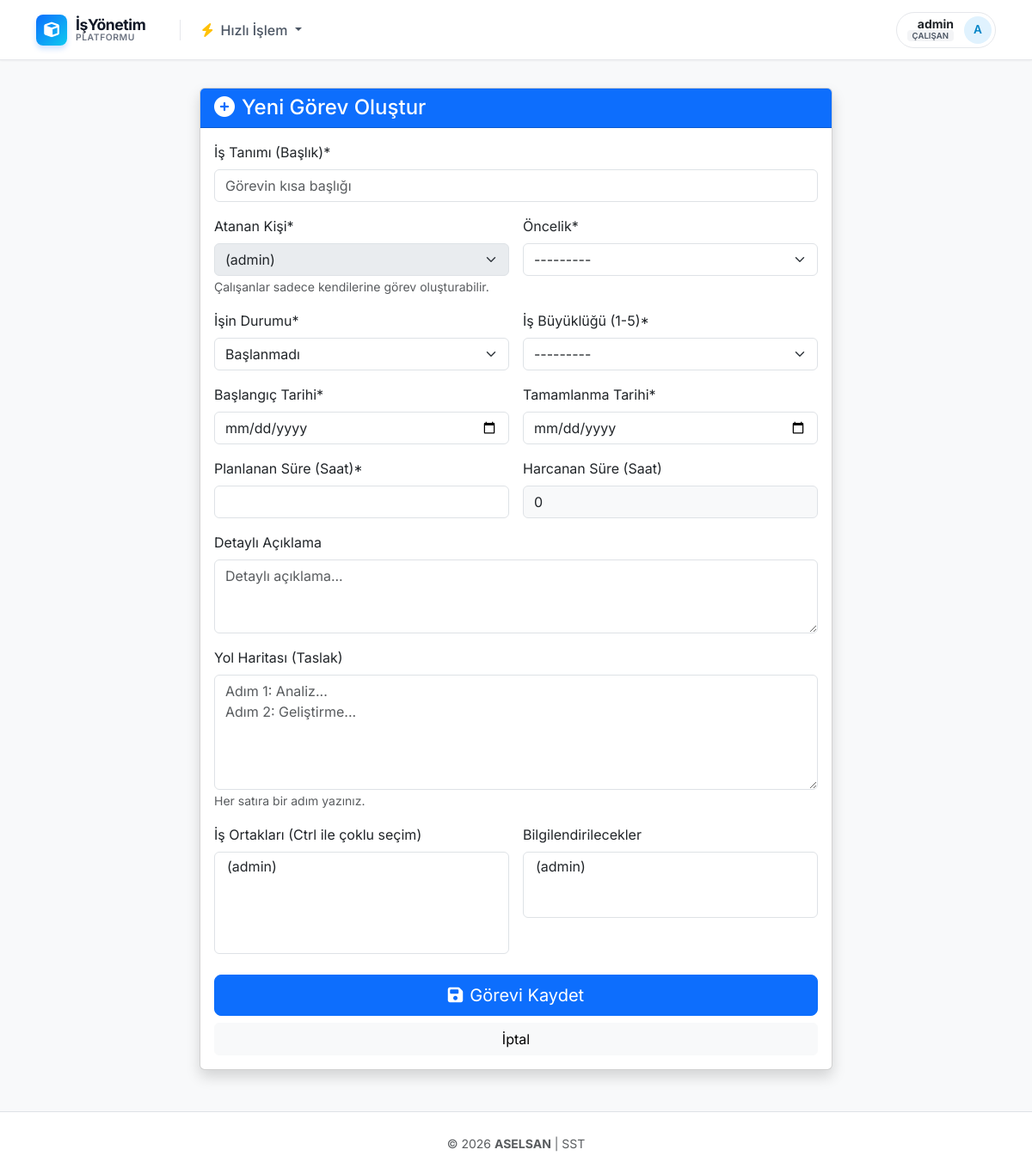
/task/create/ (signed in), run on an earlier commit of the app's database.
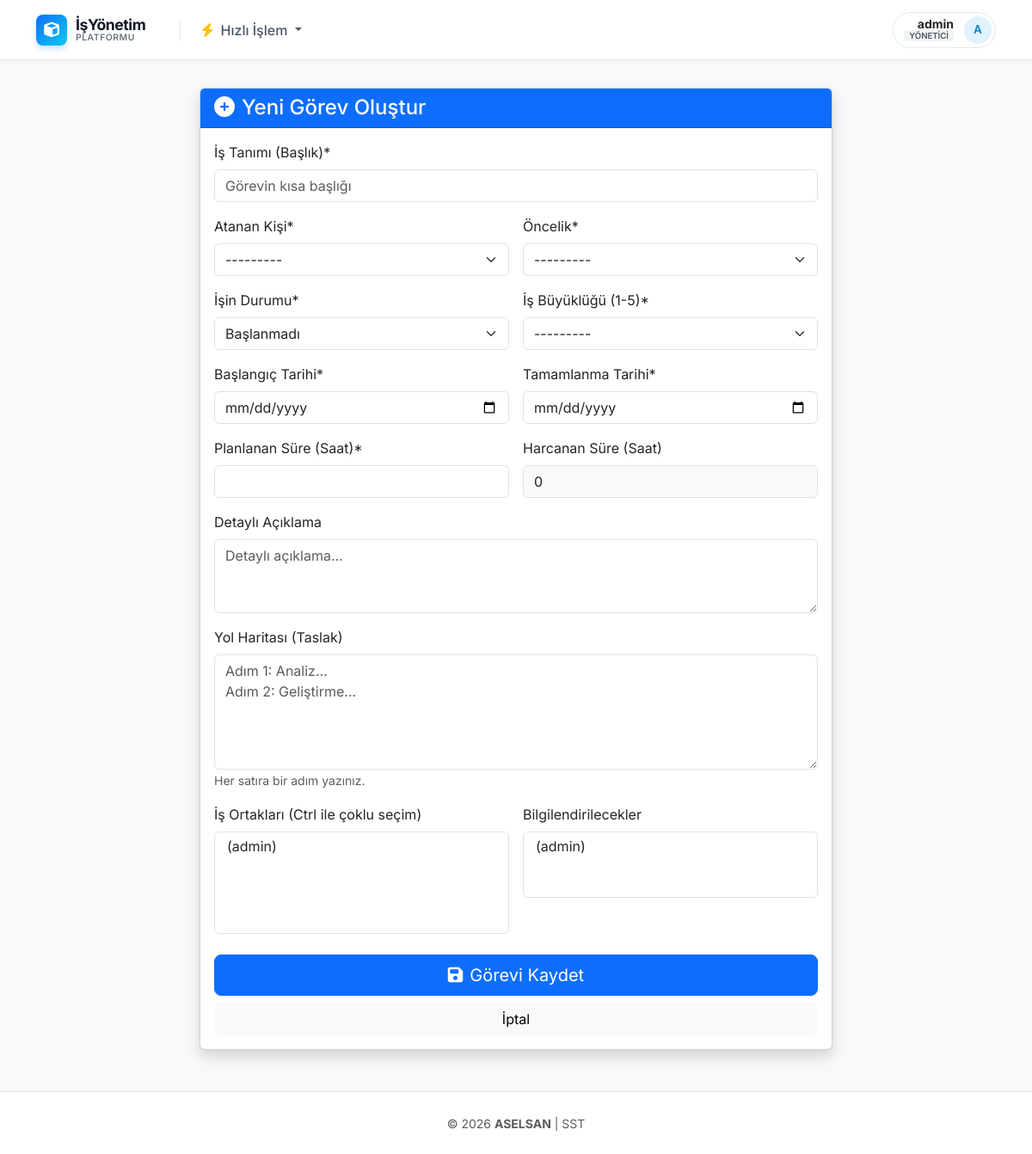
And on a later commit of the database.
### core/views.py (the view)
# urls.py: path('task/create/', views.create_task, name='create_task'),
@login_required
def create_task(request):
    if request.method == 'POST':
        form = TaskForm(request.POST, user=request.user)
        if form.is_valid():
            task = form.save(commit=False)
            task.created_by = request.user
            if request.user.role == 'employee':
                task.assigned_to = request.user
            task.save()
            form.save_m2m()
            roadmap_text = form.cleaned_data.get('roadmap_summary')
            if roadmap_text:
                steps = roadmap_text.split('\n')
                for i, step in enumerate(steps, 1):
                    if step.strip():
                        RoadmapItem.objects.create(task=task, order=i, description=step.strip())
            emails = []
            if task.assigned_to.email: emails.append(task.assigned_to.email)
            emails.extend([p.email for p in task.partners.all() if p.email])
            emails.extend([p.email for p in task.informees.all() if p.email])
            all_recipients = list(set(emails))
            if all_recipients:
                send_mail(
                    f'Yeni Görev Atandı: {task.title}',
                    f"Merhaba, '{task.title}' başlıklı görevde isminiz geçmektedir.",
                    settings.DEFAULT_FROM_EMAIL,
                    all_recipients,
                    fail_silently=True
                )
            messages.success(request, 'Görev başarıyla oluşturuldu!')
            return redirect('home')
    else:
        form = TaskForm(user=request.user)
    return render(request, 'task_form.html', {'form': form, 'page_title': 'Yeni Görev Oluştur'})

### core/models.py (called while the page is built)
    def __str__(self):
        return f"{self.first_name} {self.last_name} ({self.username})"

### templates/task_form.html (shortened to what this page needs)
{% extends 'base.html' %}
{% block content %}
<div class="row justify-content-center">
    <div class="col-md-8">
        <div class="card shadow">
            <div class="card-header bg-primary text-white">
                <h4 class="mb-0"><i class="fas fa-plus-circle me-2"></i>{{ page_title }}</h4>
            </div>
            <div class="card-body">
                <form method="post">
                    <div class="row g-3">
                        <div class="col-12">
                            <label class="form-label">İş Tanımı (Başlık)*</label>
                            {{ form.title }}
                        </div>
                        <div class="col-md-6">
                            <label class="form-label">Atanan Kişi*</label>
                            {{ form.assigned_to }}
                            {% if user.role == 'employee' %}
                            <small class="text-muted">Çalışanlar sadece kendilerine görev oluşturabilir.</small>
                            {% endif %}
                        </div>
                        <div class="col-md-6">
                            <label class="form-label">Öncelik*</label>
                            {{ form.priority }}
                        </div>
                        <div class="col-md-6">
                            <label class="form-label">İşin Durumu*</label>
                            {{ form.status }}
                        </div>
                        <div class="col-md-6">
                            <label class="form-label">İş Büyüklüğü (1-5)*</label>
                            {{ form.size }}
                        </div>
                        <div class="col-md-6">
                            <label class="form-label">Başlangıç Tarihi*</label>
                            {{ form.start_date }}
                        </div>
                        <div class="col-md-6">
                            <label class="form-label">Tamamlanma Tarihi*</label>
                            {{ form.due_date }}
                        </div>
                        <div class="col-md-6">
                            <label class="form-label">Planlanan Süre (Saat)*</label>
                            {{ form.planned_hours }}
                        </div>
                        <div class="col-md-6">
                            <label class="form-label">Harcanan Süre (Saat)</label>
                            {{ form.spent_hours }}
                        </div>
                        <div class="col-12">
                            <label class="form-label">Detaylı Açıklama</label>
                            {{ form.description }}
                        </div>
                        <div class="col-12">
                            <label class="form-label">Yol Haritası (Taslak)</label>
                            {{ form.roadmap_summary }}
                            <small class="text-muted">Her satıra bir adım yazınız.</small>
                        </div>
                        <div class="col-md-6">
                            <label class="form-label">İş Ortakları (Ctrl ile çoklu seçim)</label>
                            {{ form.partners }}
                        </div>
                         <div class="col-md-6">
                            <label class="form-label">Bilgilendirilecekler</label>
                            {{ form.informees }}
                        </div>
                    </div>
                    <div class="d-grid gap-2 mt-4">
                        <button type="submit" class="btn btn-primary btn-lg">
                            <i class="fas fa-save me-2"></i>Görevi Kaydet
                        </button>
                        <a href="{% url 'home' %}" class="btn btn-light">İptal</a>
                    </div>
                </form>
            </div>
        </div>
    </div>
</div>
{% endblock %}

### templates/base.html (shortened to what this page needs)
<!DOCTYPE html>
<html lang="tr">
<head>
    <link href="https://cdn.jsdelivr.net/npm/bootstrap@5.3.0/dist/css/bootstrap.min.css" rel="stylesheet">
    <link rel="stylesheet" href="https://cdnjs.cloudflare.com/ajax/libs/font-awesome/6.4.0/css/all.min.css">
</head>
<body>
    <nav class="navbar navbar-expand-lg sticky-top">
        <div class="container">
            <a class="navbar-brand" href="{% url 'home' %}">
                <div class="brand-icon">
                    <i class="fas fa-cube"></i>
                </div>
                <div class="brand-text">
                    <span class="brand-title">İşYönetim</span>
                    <span class="brand-subtitle">PLATFORMU</span>
                </div>
            </a>
            <div class="collapse navbar-collapse" id="navbarNav">
                {% if user.is_authenticated %}
                <ul class="navbar-nav me-auto">
                    <li class="nav-item dropdown">
                        <a class="nav-link dropdown-toggle" href="#" role="button" data-bs-toggle="dropdown">
                            <i class="fas fa-bolt text-warning me-1"></i> Hızlı İşlem
                        </a>
                    </li>
                </ul>
                {% endif %}
                <ul class="navbar-nav ms-auto align-items-center">
                    {% if user.is_authenticated %}
                        <li class="nav-item dropdown">
                            <div class="user-profile-btn" data-bs-toggle="dropdown" aria-expanded="false">
                                <div class="d-flex flex-column align-items-end lh-1 me-1">
                                    <span class="fw-bold small text-dark">{{ user.get_full_name|default:user.username }}</span>
                                    <span class="role-badge" style="font-size: 0.6rem;">
                                        {% if user.role == 'manager' %}Yönetici{% else %}Çalışan{% endif %}
                                    </span>
                                </div>
                                <div class="user-avatar">
                                    {{ user.first_name|first|default:user.username|first|upper }}
                                </div>
                            </div>
                        </li>
                    {% endif %}
                </ul>
            </div>
        </div>
    </nav>
    <div class="container main-container">
        {% block content %}
        {% endblock %}
    </div>
    <footer class="py-4 mt-auto bg-white border-top">
        <div class="container text-center">
            <small class="text-muted">
                &copy; 2026 <strong>ASELSAN</strong> | SST
            </small>
        </div>
    </footer>
</body>
</html>

What changed in the data, as far as the page shows it:
changed CustomUser "admin": role "employee" → "manager" (drawn)
Also different on the page:
form field assigned_to: "(admin)" → "---------"
text no longer shown: "ÇALIŞAN Çalışanlar sadece kendilerine görev oluşturabilir."
text now shown: "YÖNETICI"
